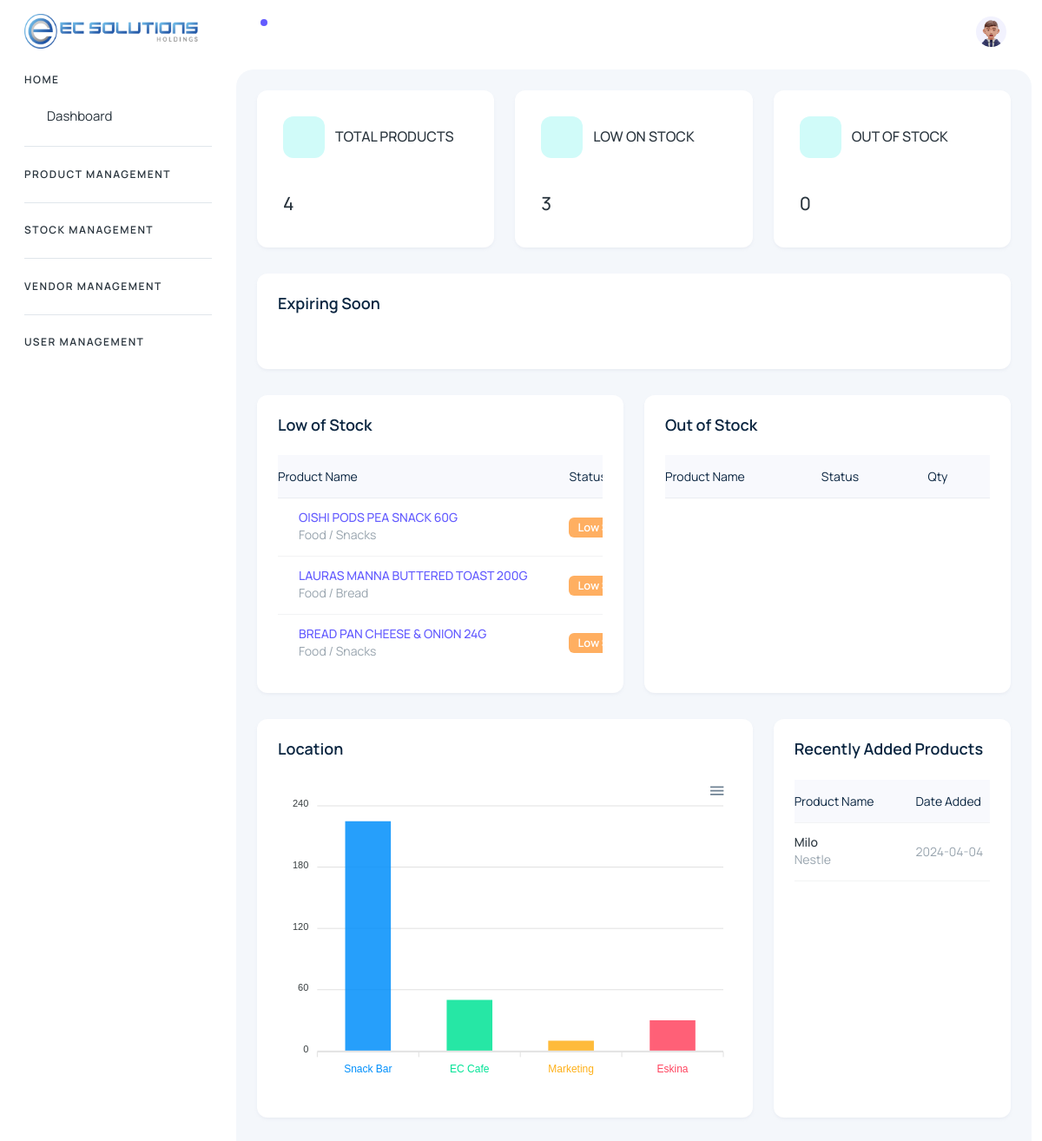
The page / (signed in) on the database its author committed.
### tables this page shows
CREATE TABLE `product` (
  `product_id` int(11) NOT NULL,
  `product_name` varchar(255) DEFAULT NULL,
  `product_description` varchar(255) DEFAULT NULL,
  `brand_id` int(11) DEFAULT NULL,
  `category_id` int(11) DEFAULT NULL,
  `status_id` int(11) DEFAULT NULL,
  `product_sku` varchar(255) DEFAULT NULL,
  `product_pp` int(11) DEFAULT NULL,
  `product_sp` int(11) DEFAULT NULL,
  `product_min` int(11) DEFAULT NULL,
  `product_max` int(11) DEFAULT NULL,
  `unit_id` int(11) DEFAULT NULL,
  `tax_id` int(11) DEFAULT NULL,
  `expiry_notice` int(11) DEFAULT NULL,
  `created_at` timestamp NULL DEFAULT current_timestamp(),
  `updated_at` timestamp NULL DEFAULT NULL ON UPDATE current_timestamp()
);

CREATE TABLE `category` (
  `category_id` int(11) NOT NULL,
  `parent_category_id` int(11) DEFAULT NULL,
  `category_name` varchar(255) DEFAULT NULL,
  `category_prefix` varchar(255) DEFAULT NULL
);

### admin/process/function.php (called while the page is built, shortened)
<?php
    function userHasPermission ($pdo, $userId, $permissionName){
        try {
        $sql = "SELECT
        a.permission_name
        FROM permissions a
        JOIN role_permissions b ON b.permission_id = a.id
        JOIN roles c ON c.id = b.role_id
        JOIN users d ON d.role_id = c.id
        WHERE d.id = :user_id AND a.permission_name = :permission_name";
        $stmt = $pdo->prepare($sql);
        $stmt->execute(['user_id'=> $userId, 'permission_name'=>$permissionName]);
        return $stmt->fetch() !==false;
        }catch(PDOException $e){
            echo "Error: " . $e->getMessage();
            return array();
        }
    }
    function getCount_TotalProduct($pdo) {
        try {
            $query = "SELECT COUNT(*) AS total_products FROM product";
            $stmt = $pdo->prepare($query);
            $stmt->execute();
            $result = $stmt->fetch(PDO::FETCH_ASSOC);
            return $result['total_products'];
        } catch (PDOException $e) {
            echo "Error: " . $e->getMessage();
            return 0;
        }
    }
    function getCount_LowofStock($pdo) {
        try {
            $query = "SELECT COUNT(*) AS count
                      FROM (
                          SELECT
                              p.product_id
                          FROM
                              product p
                          LEFT JOIN
                              item i ON p.product_sku = i.product_sku
                          GROUP BY
                              p.product_id, p.product_min
                          HAVING
                              COALESCE(SUM(i.item_qty), 0) < p.product_min
                              AND COALESCE(SUM(i.item_qty), 0) > 0
                      ) AS subquery";
            $stmt = $pdo->prepare($query);
            $stmt->execute();
            $result = $stmt->fetch(PDO::FETCH_ASSOC);
            return $result['count'];
        } catch (PDOException $e) {
            echo "Error: " . $e->getMessage();
            return 0;
        }
    }
    function getLowofStock($pdo){
        try {
            $query = "SELECT
                p.product_id,
                p.product_name,
                p.product_description,
                p.product_sku,
                p.product_min,
                c.category_name,
                pc.category_name AS parent_category_name,
                COALESCE(SUM(i.item_qty), 0) AS total_stock_qty
            FROM
                product p
            LEFT JOIN
                item i ON p.product_sku = i.product_sku
            LEFT JOIN
                category c ON p.category_id = c.category_id
            LEFT JOIN
                category pc ON c.parent_category_id = pc.category_id
            GROUP BY
                p.product_id,
                p.product_name,
                p.product_description,
                p.product_sku,
                p.product_min,
                c.category_name,
                pc.category_name
            HAVING
                total_stock_qty < p.product_min AND total_stock_qty > 0";
            $stmt = $pdo->prepare($query);
            $stmt ->execute();
            $lowStock = $stmt ->fetchAll(PDO::FETCH_ASSOC);
            return $lowStock;
        }catch(PDOException $e){
            echo "Error: " . $e->getMessage();
            return array();
        }
    }
?>

### index.php (called while the page is built)
<?php
  require_once 'config.php';
  require_once 'admin/process/function.php';
  include("header.php");
?>
<?php
 include("route.php");
?>
<?php
 include("footer.php");
?>

### admin/views/dashboard/dashboard.php (the view, shortened to what this page needs)
<?php
 $totalProduct_Count = getCount_TotalProduct($pdo);
 $outstock_Count = getCount_OutofStock($pdo);
 $lowstock_Count = getCount_LowofStock($pdo);
 $lowStockList = getLowofStock($pdo);
?>
<?php if(userHasPermission($pdo, $_SESSION["user_id"], 'manage_dashboard')){?>
<div class="body-wrapper-inner">
    <div class="container-fluid">
        <div class="row">
            <div class="col-lg-4">
                <div class="card">
                    <div class="card-body">
                      <div class="d-flex align-items-center gap-6 mb-4 pb-3">
                        <span
                          class="round-48 d-flex align-items-center justify-content-center rounded bg-secondary-subtle">
                        </span>
                        <h6 class="mb-0 fs-4 text-uppercase">total products</h6>
                      </div>
                      <div class="row">
                        <div class="col-12">
                          <h4><?php echo $totalProduct_Count = !empty($totalProduct_Count) ? $totalProduct_Count : 0; ?></h4>
                        </div>
                      </div>
                    </div>
                  </div>
            </div>
            <div class="col-lg-4">
                <div class="card">
                    <div class="card-body">
                      <div class="d-flex align-items-center gap-6 mb-4 pb-3">
                        <span
                          class="round-48 d-flex align-items-center justify-content-center rounded bg-secondary-subtle">
                        </span>
                        <h6 class="mb-0 fs-4 text-uppercase">low on stock</h6>
                      </div>
                      <div class="row">
                        <div class="col-12">
                          <h4><?php echo $lowstock_Count = !empty($lowstock_Count) ? $lowstock_Count : 0; ?></h4>
                        </div>
                      </div>
                    </div>
                  </div>
            </div>
            <div class="col-lg-4">
                <div class="card">
                    <div class="card-body">
                      <div class="d-flex align-items-center gap-6 mb-4 pb-3">
                        <span
                          class="round-48 d-flex align-items-center justify-content-center rounded bg-secondary-subtle">
                        </span>
                        <h6 class="mb-0 fs-4 text-uppercase">out of stock</h6>
                      </div>
                      <div class="row">
                        <div class="col-12">
                          <h4><?php echo $outstock_Count = !empty($outstock_Count) ? $outstock_Count : 0; ?></h4>
                        </div>
                      </div>
                    </div>
                  </div>
            </div>
        </div>
        <div class="row">
            <div class="col-lg-12 d-flex align-items-stretch">
              <div class="card w-100">
                <div class="card-body p-4">
                  <h5 class="card-title fw-semibold mb-4">Expiring Soon</h5>
                  <div class="table-responsive" data-simplebar>
                  </div>
                </div>
              </div>
            </div>
            <div class="col-lg-6 d-flex align-items-stretch">
              <div class="card w-100">
              <div class="card-body p-4">
                  <h5 class="card-title fw-semibold mb-4">Low of Stock</h5>
                  <div class="table-responsive" data-simplebar>
                    <table class="table text-nowrap align-middle table-custom mb-0" id="lowstockTable" class="display" style="width:100%">
                      <thead>
                        <tr>
                          <th scope="col" class="text-dark fw-normal ps-0">Product Name
                          </th>
                          <th scope="col" class="text-dark fw-normal">Status</th>
                        </tr>
                      </thead>
                      <tbody>
                        <?php foreach ($lowStockList as $row): ?>
                            <tr onclick="location.href='index.php?route=view-product&amp;product=<?php echo $row['product_id']?>'" style="cursor: pointer;">
                                <td>
                                <div class="d-flex align-items-center gap-6">
                                  <div>
                                    <h6 class="mb-0 text-primary"><?php echo htmlspecialchars($row['product_name']); ?></h6>
                                    <span><?php echo htmlspecialchars($row['parent_category_name']).' / '. htmlspecialchars($row['category_name'])?></span>
                                  </div>
                                </div>
                                </td>
                                <td><span class="badge text-white" style="background-color: #FFAF61;">Low Stock</span></td>
                            </tr>
                        <?php endforeach; ?>
                      </tbody>
                    </table>
                  </div>
                </div>
              </div>
            </div>
            <div class="col-lg-6 d-flex align-items-stretch">
              <div class="card w-100">
                <div class="card-body p-4">
                  <h5 class="card-title fw-semibold mb-4">Out of Stock</h5>
                  <div class="table-responsive" data-simplebar>
                    <table class="table text-nowrap align-middle table-custom mb-0" id="outstockTable" class="display" style="width:100%">
                      <thead>
                        <tr>
                          <th scope="col" class="text-dark fw-normal ps-0">Product Name
                          </th>
                          <th scope="col" class="text-dark fw-normal">Status</th>
                          <th scope="col" class="text-dark fw-normal">Qty</th>
                        </tr>
                      </thead>
                    </table>
                  </div>
                </div>
              </div>
            </div>
          </div>
          <div class="row">
            <div class="col-lg-8 d-flex align-items-stretch">
                <div class="card w-100">
                    <div class="card-body p-4">
                    <h5 class="card-title fw-semibold mb-4">Location</h5>
                        <div class="table-responsive" data-simplebar>
                            <div id="chart"></div>
                        </div>
                    </div>
                </div>
            </div>
            <div class="col-lg-4 d-flex align-items-stretch">
              <div class="card w-100">
                <div class="card-body p-4">
                  <h5 class="card-title fw-semibold mb-4">Recently Added Products</h5>
                  <div class="table-responsive" data-simplebar>
                    <table class="table text-nowrap align-middle table-custom mb-0">
                      <thead>
                        <tr>
                          <th scope="col" class="text-dark fw-normal ps-0">Product Name
                          </th>
                          <th scope="col" class="text-dark fw-normal">Date Added</th>
                        </tr>
                      </thead>
                      <tbody>
                        <tr>
                          <td class="ps-0">
                            <div class="d-flex align-items-center gap-6">
                              <div>
                                <h6 class="mb-0">Milo</h6>
                                <span>Nestle</span>
                              </div>
                            </div>
                          </td>
                          <td>
                            2024-04-04
                          </td>
                        </tr>
                      </tbody>
                    </table>
                  </div>
                </div>
              </div>
            </div>
          </div>
    </div>
</div>
<?php }
?>

### rows shown on the page
product: product_name "OISHI PODS PEA SNACK 60G", category.category_name "Food", category.category_name "Snacks"
product: product_name "LAURAS MANNA BUTTERED TOAST 200G", category.category_name "Food", category.category_name "Bread"
product: product_name "BREAD PAN CHEESE & ONION 24G", category.category_name "Food", category.category_name "Snacks"

### other values the page prints
$lowstock_Count = !empty($lowstock_Count) ? $lowstock_Count : 0 "3"
$outstock_Count = !empty($outstock_Count) ? $outstock_Count : 0 "0"
